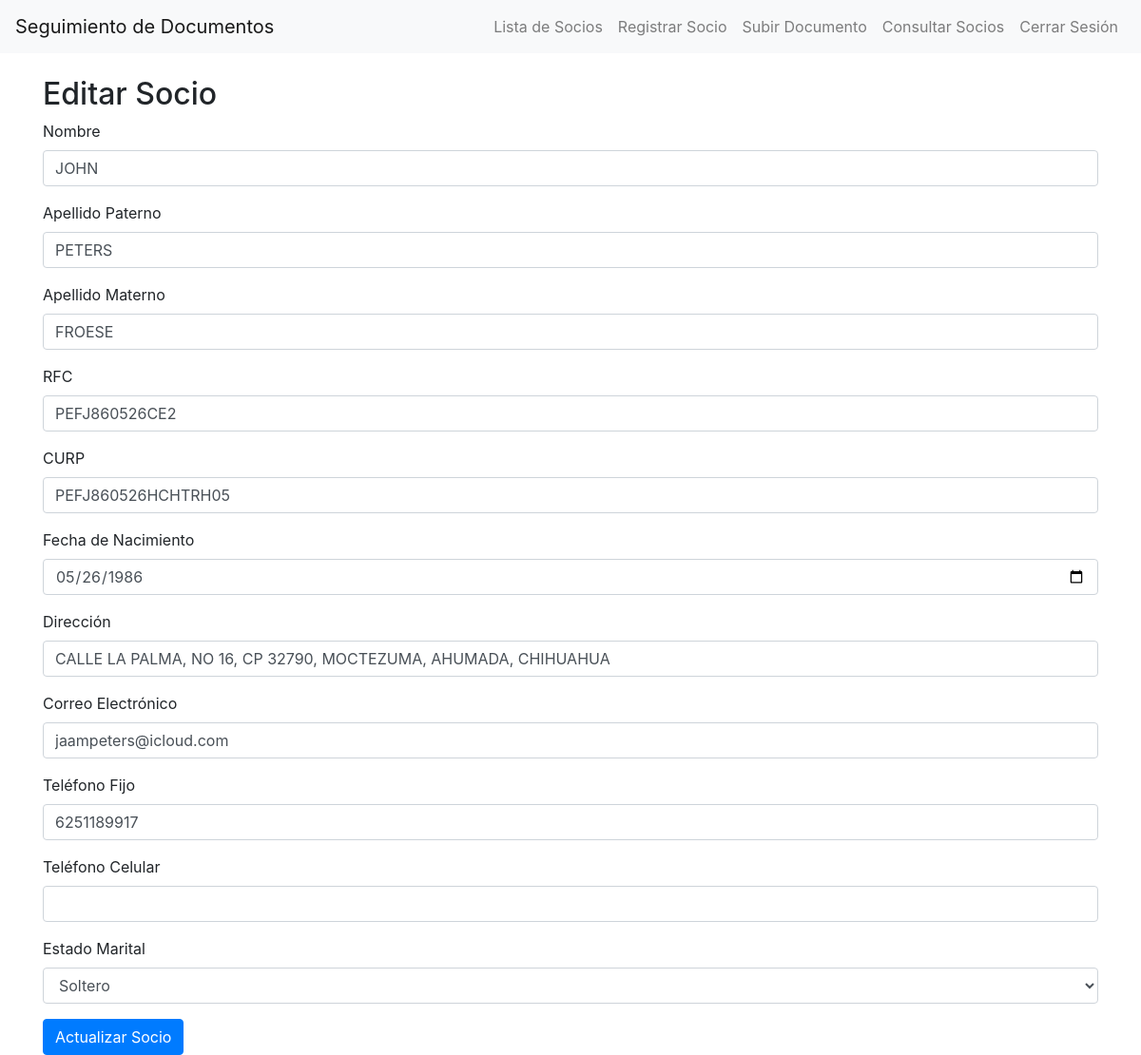
/socio/1/editar (signed in), run on the app's committed database.
### models.py (models this page shows)
class Socio(db.Model):
    __tablename__ = 'socio'
    id = db.Column(db.Integer, primary_key=True)
    nombre = db.Column(db.String(100), nullable=False)
    apellido_paterno = db.Column(db.String(100), nullable=False)
    apellido_materno = db.Column(db.String(100), nullable=False)
    rfc = db.Column(db.String(13), nullable=False)
    curp = db.Column(db.String(18), nullable=False)
    fecha_nacimiento = db.Column(db.Date, nullable=False)
    direccion = db.Column(db.String(200), nullable=False)
    email = db.Column(db.String(120), unique=True, nullable=False)
    telefono_fijo = db.Column(db.String(20))
    telefono_celular = db.Column(db.String(20))
    estado_marital = db.Column(db.Enum(EstadoMaritalEnum), nullable=False)
    nombre_conyuge = db.Column(db.String(100))
    apellido_paterno_conyuge = db.Column(db.String(100))
    apellido_materno_conyuge = db.Column(db.String(100))
    user_id = db.Column(db.Integer, db.ForeignKey('usuario.id'), nullable=False)
    documentos = db.relationship('Document', backref='socio', lazy=True)

### app.py (the view, shortened to what this page needs)
@app.route('/socio/<int:socio_id>/editar', methods=['GET', 'POST'])
@login_required
def editar_socio(socio_id):
    socio = Socio.query.get_or_404(socio_id)
    if socio.user_id != current_user.id:
        flash('No tienes permiso para editar este socio.', 'danger')
        return redirect(url_for('dashboard'))
    form = UpdateSocioForm(request.form, obj=socio)
    return render_template('editar_socio.html', form=form, socio=socio)

### forms.py
class UpdateSocioForm(SocioForm):
    submit = SubmitField('Actualizar Socio')

### models.py (called while the page is built)
@login_manager.user_loader
def load_user(user_id):
    return User.query.get(int(user_id))

### templates/editar_socio.html (shortened to what this page needs)
{% extends "base.html" %}
{% block content %}
<h2>Editar Socio</h2>
<form method="POST">
    <div class="form-group">
        {{ form.nombre.label }}
        {{ form.nombre(class="form-control") }}
    </div>
    <div class="form-group">
        {{ form.apellido_paterno.label }}
        {{ form.apellido_paterno(class="form-control") }}
    </div>
    <div class="form-group">
        {{ form.apellido_materno.label }}
        {{ form.apellido_materno(class="form-control") }}
    </div>
    <div class="form-group">
        {{ form.rfc.label }}
        {{ form.rfc(class="form-control") }}
    </div>
    <div class="form-group">
        {{ form.curp.label }}
        {{ form.curp(class="form-control") }}
    </div>
    <div class="form-group">
        {{ form.fecha_nacimiento.label }}
        {{ form.fecha_nacimiento(class="form-control") }}
    </div>
    <div class="form-group">
        {{ form.direccion.label }}
        {{ form.direccion(class="form-control") }}
    </div>
    <div class="form-group">
        {{ form.email.label }}
        {{ form.email(class="form-control") }}
    </div>
    <div class="form-group">
        {{ form.telefono_fijo.label }}
        {{ form.telefono_fijo(class="form-control") }}
    </div>
    <div class="form-group">
        {{ form.telefono_celular.label }}
        {{ form.telefono_celular(class="form-control") }}
    </div>
    <div class="form-group">
        {{ form.estado_marital.label }}
        {{ form.estado_marital(class="form-control") }}
    </div>
    {{ form.submit(class="btn btn-primary") }}
</form>
{% endblock %}

### data on the page
Socio: nombre "JOHN", apellido_paterno "PETERS", apellido_materno "FROESE", rfc "PEFJ860526CE2", curp "PEFJ860526HCHTRH05", fecha_nacimiento "05/26/1986", direccion "CALLE LA PALMA, NO 16, CP 32790, MOCTEZUMA, AHUMADA, CHIHUAHUA", email "jaampeters@icloud.com", telefono_fijo "6251189917", estado_marital "Soltero"
